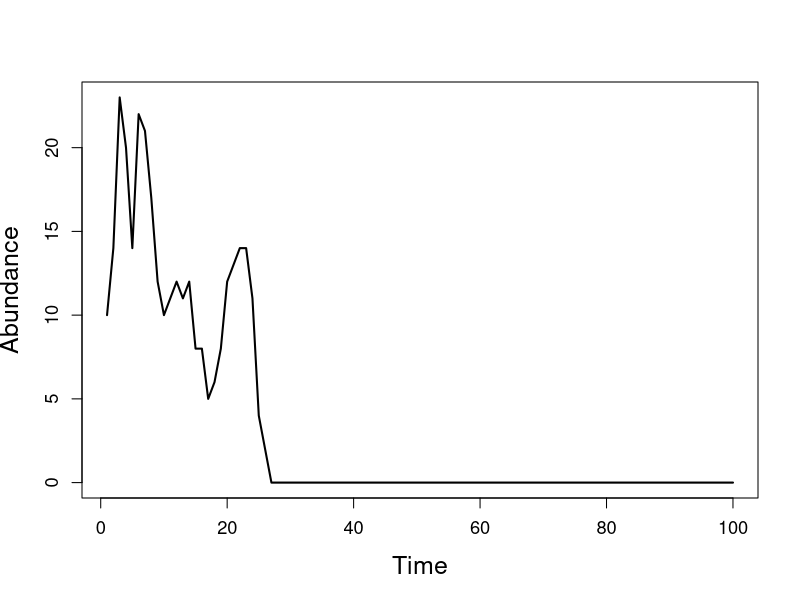

Write the R code that produced this figure. (Note: a time limit stopped this script after it produced the figure.)
# 2014
# CNRS CEFE workshop, Montpellier, France
# Jean-Dominique Lebreton, Olivier Gimenez, Dave Koons

# Exercise 9: Demographic stochasticity & DD for house sparrows

rm(list=ls(all=TRUE))   # clears the R memory, which is sometimes useful

################################################################################
# Part 1 of code: visualizing demographic stochasticity in a density-dependent #
# population of house sparrows.                                                #
################################################################################
# define parameters
s0low <- 0.2     # first-year survival at low population density
s1low <- 0.5     # survival of older sparrows at low population density
b <- 0.01        # strength of density dependence
f <- 6/2         # fecundity: females produced per female

N <- matrix(0,100,1)
N[1] <- 10
for(t in 2:100){
  s0 <- s0low*exp(-b*N[t-1])
  s1 <- s1low*exp(-b*N[t-1])
  N[t] <- rpois(1,N[t-1]*s0*f)+ rbinom(1,N[t-1],s1)  #Dem stoch w/ branch proc
}

plot(1:100, N, xlab = list("Time",cex=1.5),ylab = list("Abundance",cex=1.5),
  col = "black",type = "l",lwd = 2,cex.axis = 1.1)
  
################################################################################
# Part 2 of code: extinction probabilities, mean extinction time, and the      #
# quasi-stationary distribution in the presence of demographic stochasticity   #
# and density-dependence.                                                      #
################################################################################
# Specify the number of simulations, time steps for each simulation, and the
# pseudo-extinction threshold
sims <- 10000
tspans <- c(100,200,300,400)
threshold <- 1

# Storage for indicators on each simulation determining whether or not the
# population ever dropped below the pseudo-extinction threshold.
ext_ind <- matrix(0,sims,length(tspans))

# Storage for times when simulations drop below the extinction threshold
ext_tm <- matrix(0,sims,length(tspans))

# Storage for quasi-stationary distribution of abundance for simulations that
# do not go extinct
QSD_n <- matrix(0,sims,length(tspans))

# Storage for summary output. Column 1 = extinction probabilities, Column 2 =
# extinction times, Column 3 = quasi-stationary distributions, Rows = time
# spans examined
sumtable <- matrix(0,4,3)

# define parameters
s0low <- 0.2     # first-year survival at low population density
s1low <- 0.5     # survival of older sparrows at low population density
b <- 0.01        # strength of density dependence
f <- 6/2         # fecundity: females produced per female

for (i in 1:4){
  tspan <- tspans[i]
  for (j in 1:sims){
    N <- matrix(0,tspan,1)
    N[1] <- 10
    for(t in 2:tspan){
      s0 <- s0low*exp(-b*N[t-1])
      s1 <- s1low*exp(-b*N[t-1])
      N[t] <- rpois(1,N[t-1]*s0*f)+ rbinom(1,N[t-1],s1)
    }
    if(min(N) < threshold) ext_ind[j,i] = 1
    if(min(N) < threshold) ext_tm[j,i] = which.min(N)
    if(min(N) > threshold) QSD_n[j,i] = N[tspan]
  }
  sumtable[i,1] <- mean(ext_ind[,i])
  ext_tmtemp <- subset(ext_tm,ext_tm[,i] > 0)
  sumtable[i,2] <- mean(ext_tmtemp[,i])
  QSD_ntemp <- subset(QSD_n,QSD_n[,i] > 0)
  sumtable[i,3] <- mean(QSD_ntemp[,i])  # note: variance and range also possible
}

sumtable

################################################################################
# Part 3 of code: examining the impact of alternative vital rate values        #
# on stochastic population outcomes.                                           #
################################################################################
# Specify the number of simulations, time steps for each simulation, and the
# pseudo-extinction threshold
sims <- 10000
tspan <- 1000
threshold <- 1

# Storage for indicators on each simulation determining whether or not the
# population ever dropped below the pseudo-extinction threshold.
ext_ind <- matrix(0,sims,1)

# Storage for quasi-stationary distribution of abundance for simulations that
# do not go extinct
QSD_n <- matrix(0,sims,1)

# define parameters: note that s0low is defined within the time loop below
s1low <- 0.5     # survival of older sparrows at low population density
b <- 0.01        # strength of density dependence
f <- 6/2         # fecundity: females produced per female

for (j in 1:sims){
  N <- matrix(0,tspan,1)
  N[1] <- 10
  for(t in 2:tspan){
    s0low <- 0.2              # first-year survival at low population density
    #s0low <- rbeta(1,18.5,55.5)     # env stochasticity for first-year survival
    s0 <- s0low*exp(-b*N[t-1])
    s1 <- s1low*exp(-b*N[t-1])
    N[t] <- rpois(1,N[t-1]*s0*f)+ rbinom(1,N[t-1],s1)
  }
  if(min(N) < threshold) ext_ind[j,1] = 1
  if(min(N) > threshold) QSD_n[j,1] = N[tspan]
}
ext_prob <- mean(ext_ind[,1])
QSD_ntemp <- subset(QSD_n,QSD_n[,1] > 0)
QSD_mean <- mean(QSD_ntemp[,1])
ext_prob
QSD_mean


# Aside: this code can be used to calculate shape parameters of a
# Beta distribution with specified mean and variance
estBetaParams <- function(mu, var) {
  alpha <- ((1 - mu) / var - 1 / mu) * mu ^ 2
  beta <- alpha * (1 / mu - 1)
  return(params = list(alpha = alpha, beta = beta))
}

estBetaParams(0.25,0.0025)
